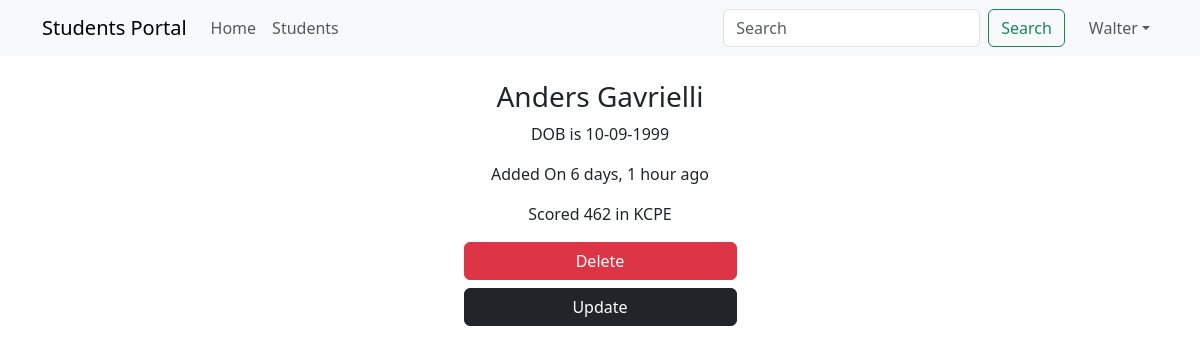
The app's page /details/6 (signed in) with its own data.
### main_app/models.py (models this page shows, shortened)
class Student(models.Model):
    first_name = models.CharField(max_length=25)
    last_name = models.CharField(max_length=25)
    dob = models.DateField()
    email = models.EmailField(unique=True)
    weight = models.DecimalField(max_digits=5, decimal_places=2)  # 100.500
    is_sporty = models.BooleanField(default=False)
    kcpe_score = models.IntegerField()
    profile_pic = models.ImageField(upload_to=generate_unique_name, null=True, default="students/default.png")
    created_at = models.DateTimeField(auto_now_add=True)
    updated_at = models.DateTimeField(auto_now=True)

### main_app/views.py (the view)
# urls.py: path('details/<int:student_id>', views.details, name="details"),
@login_required
def details(request, student_id):
    student = Student.objects.get(pk=student_id)  # SELECT * FROM students WHERE id=1
    return render(request, "details.html", {"student": student})

### templates/details.html (shortened to what this page needs)
{% extends 'base.html' %}
{% load humanize %}
{% block content %}
    {% include 'navbar.html' %}
    <div class="container">
        <div class="row justify-content-center">
            <div class="col-sm-6 text-center">
                <h3>{{ student.first_name | capfirst }} {{ student.last_name | capfirst }}</h3>
                <p>DOB is {{ student.dob | date:'d-m-Y' }}</p>
                <p>Added On {{ student.created_at | naturaltime }}</p>
                <p>Scored {{ student.kcpe_score }} in KCPE</p>
                <a href="{% url 'delete' student.id %}" class="btn btn-danger w-50">Delete</a>
                <a href="{% url 'update' student.id %}" class="btn btn-dark mt-2 w-50">Update</a>
            </div>
        </div>
    </div>
{% endblock %}

### templates/navbar.html (shortened to what this page needs)
<nav class="navbar sticky-top navbar-expand-lg navbar-light bg-light">
    <div class="container">
        <a class="navbar-brand" href="{% url 'home' %}">Students Portal</a>
        <div class="collapse navbar-collapse" id="navbarTogglerDemo02">
            <ul class="navbar-nav me-auto mb-2 mb-lg-0">
                <li class="nav-item">
                    <a class="nav-link  {% if '/' == request.path %} active {% endif %}" aria-current="page"
                       href="{% url 'home' %}">Home</a>
                </li>
                <li class="nav-item">
                    <a class="nav-link {% if 'show' in request.path %} active {% endif %} " href="{% url 'show' %}">Students</a>
                </li>
            </ul>
            <form class="d-flex" method="get" action="{% url 'search' %}">
                <input class="form-control me-2" name="search" type="search" placeholder="Search" aria-label="Search">
                <button class="btn btn-outline-success" type="submit">Search</button>
            </form>
            <ul class="navbar-nav ms-3 mb-2 mb-lg-0">
                <li class="nav-item dropdown">
                    <a class="nav-link dropdown-toggle" href="#" role="button" data-bs-toggle="dropdown">{{ user.first_name }}</a>
                </li>
            </ul>
        </div>
    </div>
</nav>

### records on screen
Student: first_name "Anders", last_name "Gavrielli", dob "10-09-1999", created_at "6 days, 1 hour ago", kcpe_score "462"

### other values on screen
{{ user.first_name }} "Walter"
